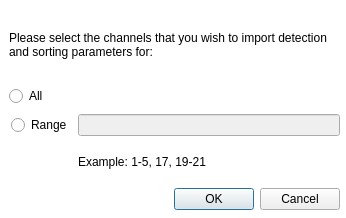
<?xml version="1.0" encoding="UTF-8"?>
<ui version="4.0">
 <class>LoadParametersDialog</class>
 <widget class="QDialog" name="LoadParametersDialog">
  <property name="geometry">
   <rect>
    <x>0</x>
    <y>0</y>
    <width>346</width>
    <height>218</height>
   </rect>
  </property>
  <property name="windowTitle">
   <string>Load Parameters</string>
  </property>
  <property name="styleSheet">
   <string notr="true">QDialog{
background: #FFFFFF;
}

</string>
  </property>
  <widget class="QWidget" name="layoutWidget">
   <property name="geometry">
    <rect>
     <x>9</x>
     <y>9</y>
     <width>331</width>
     <height>201</height>
    </rect>
   </property>
   <layout class="QVBoxLayout" name="verticalLayout">
    <item>
     <widget class="QLabel" name="TextLabel">
      <property name="text">
       <string>Please select the channels that you wish to import detection and sorting parameters for:</string>
      </property>
      <property name="scaledContents">
       <bool>false</bool>
      </property>
      <property name="wordWrap">
       <bool>true</bool>
      </property>
     </widget>
    </item>
    <item>
     <widget class="QRadioButton" name="radioButtonAll">
      <property name="text">
       <string>All</string>
      </property>
      <attribute name="buttonGroup">
       <string notr="true">buttonGroup</string>
      </attribute>
     </widget>
    </item>
    <item>
     <layout class="QGridLayout" name="gridLayout">
      <property name="leftMargin">
       <number>2</number>
      </property>
      <property name="topMargin">
       <number>2</number>
      </property>
      <item row="0" column="0">
       <widget class="QRadioButton" name="radioButtonRange">
        <property name="text">
         <string>Range</string>
        </property>
        <attribute name="buttonGroup">
         <string notr="true">buttonGroup</string>
        </attribute>
       </widget>
      </item>
      <item row="0" column="1">
       <widget class="QLineEdit" name="rangeInput">
        <property name="enabled">
         <bool>false</bool>
        </property>
        <property name="sizePolicy">
         <sizepolicy hsizetype="Expanding" vsizetype="Fixed">
          <horstretch>1</horstretch>
          <verstretch>0</verstretch>
         </sizepolicy>
        </property>
       </widget>
      </item>
      <item row="1" column="1">
       <widget class="QLabel" name="ExampleLabel">
        <property name="text">
         <string>Example: 1-5, 17, 19-21</string>
        </property>
        <property name="textFormat">
         <enum>Qt::RichText</enum>
        </property>
       </widget>
      </item>
     </layout>
    </item>
    <item>
     <widget class="QDialogButtonBox" name="buttonBox">
      <property name="orientation">
       <enum>Qt::Horizontal</enum>
      </property>
      <property name="standardButtons">
       <set>QDialogButtonBox::Cancel|QDialogButtonBox::Ok</set>
      </property>
     </widget>
    </item>
   </layout>
  </widget>
 </widget>
 <resources/>
 <connections>
  <connection>
   <sender>buttonBox</sender>
   <signal>accepted()</signal>
   <receiver>LoadParametersDialog</receiver>
   <slot>accept()</slot>
   <hints>
    <hint type="sourcelabel">
     <x>248</x>
     <y>254</y>
    </hint>
    <hint type="destinationlabel">
     <x>157</x>
     <y>274</y>
    </hint>
   </hints>
  </connection>
  <connection>
   <sender>buttonBox</sender>
   <signal>rejected()</signal>
   <receiver>LoadParametersDialog</receiver>
   <slot>reject()</slot>
   <hints>
    <hint type="sourcelabel">
     <x>316</x>
     <y>260</y>
    </hint>
    <hint type="destinationlabel">
     <x>286</x>
     <y>274</y>
    </hint>
   </hints>
  </connection>
 </connections>
 <buttongroups>
  <buttongroup name="buttonGroup"/>
 </buttongroups>
</ui>
